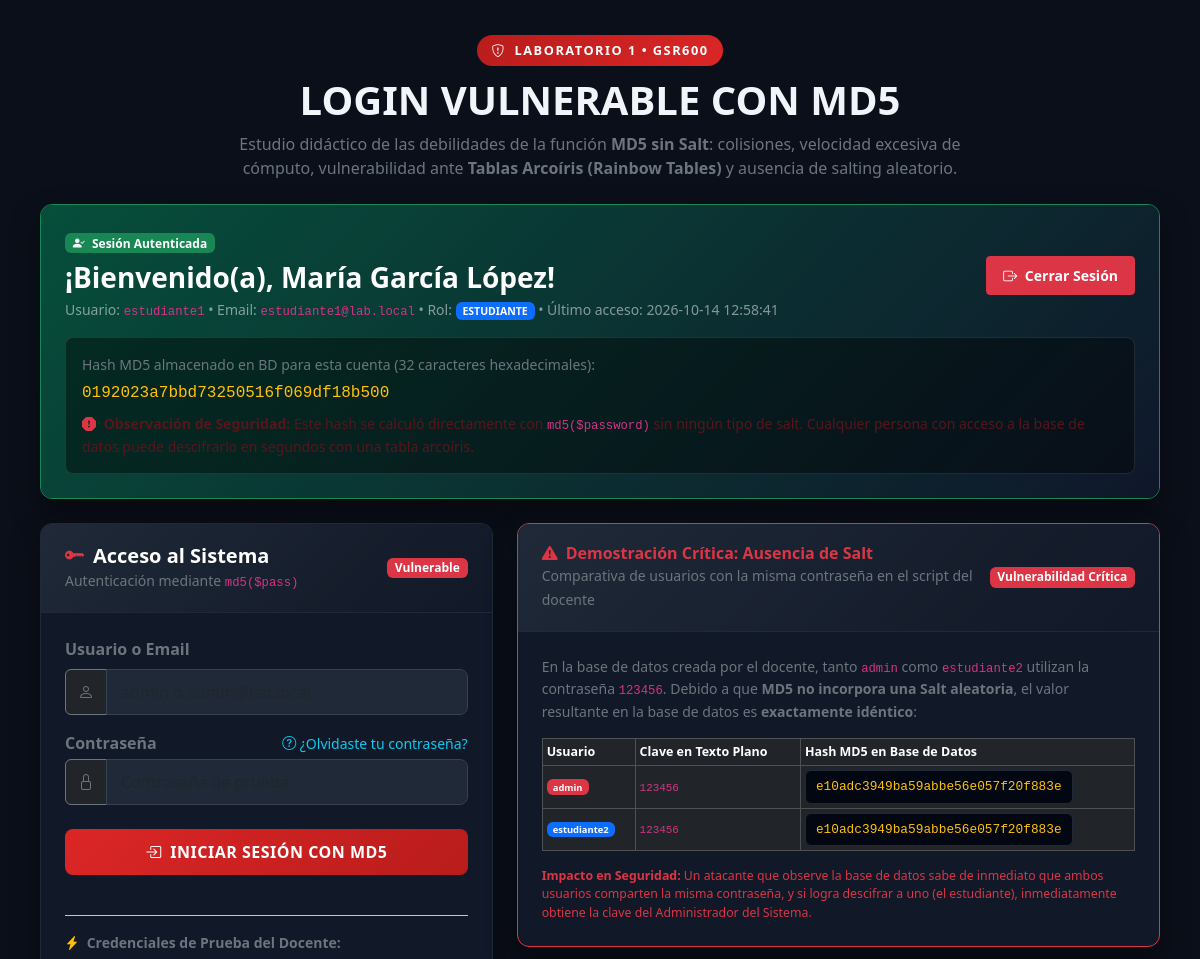
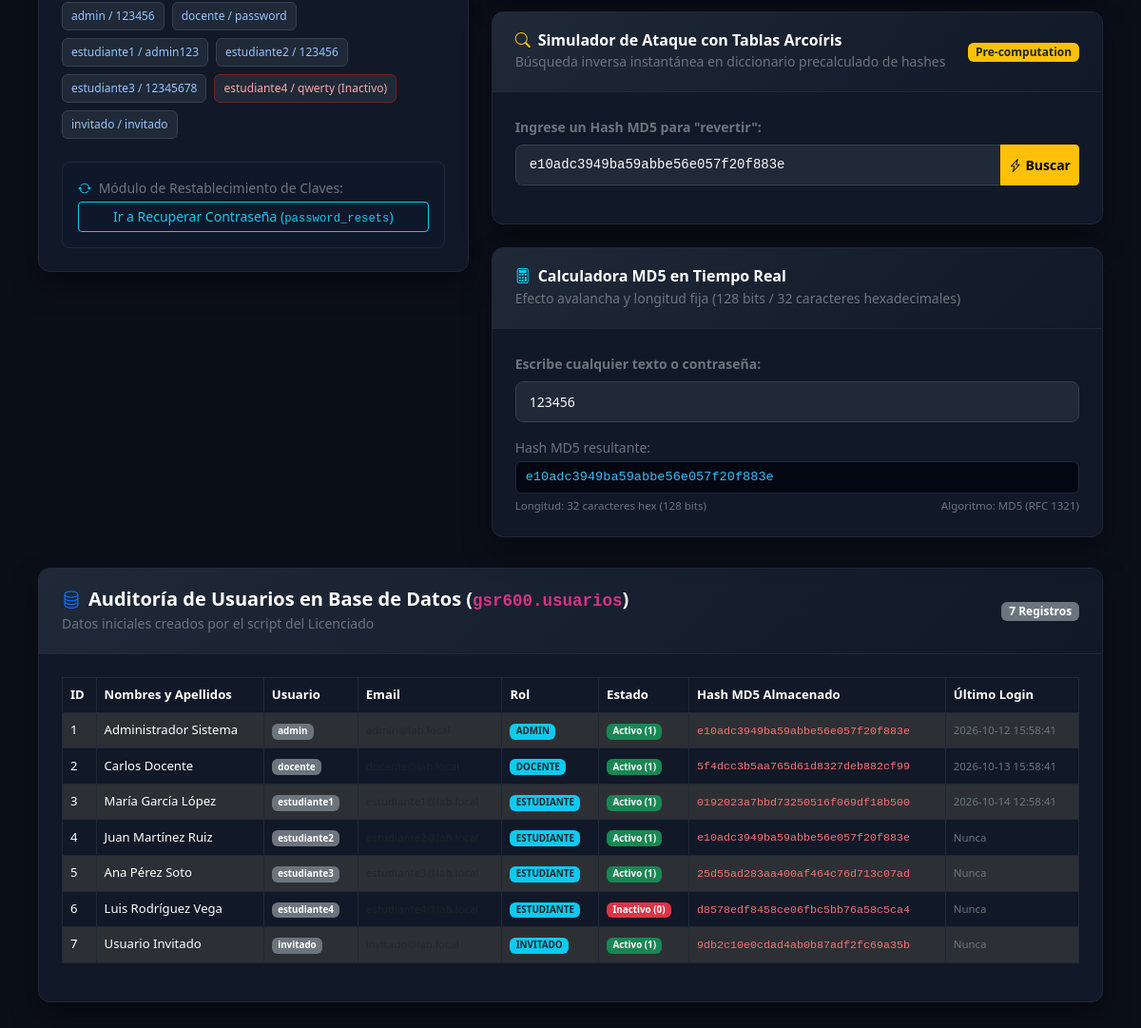
Page / (signed in) on the committed database (2 pictures, top to bottom).
### tables this page shows
CREATE TABLE `usuarios` (
    `id`              INT UNSIGNED NOT NULL AUTO_INCREMENT,
    `nombres`         VARCHAR(100) NOT NULL,
    `apellidos`       VARCHAR(100) NOT NULL,
    `usuario`         VARCHAR(50)  NOT NULL,
    `email`           VARCHAR(150) NOT NULL,
    `telefono`        VARCHAR(20)  DEFAULT NULL,
    `password`        VARCHAR(255) NOT NULL COMMENT 'LAB1: MD5 sin salt – intencionalmente vulnerable',
    `rol`             ENUM('admin','docente','estudiante','invitado') NOT NULL DEFAULT 'estudiante',
    `estado`          TINYINT(1) NOT NULL DEFAULT 1 COMMENT '1=activo, 0=inactivo',
    `fecha_registro`  DATETIME NOT NULL DEFAULT CURRENT_TIMESTAMP,
    `ultimo_login`    DATETIME DEFAULT NULL,
    PRIMARY KEY (`id`),
    UNIQUE KEY `uq_usuario` (`usuario`),
    UNIQUE KEY `uq_email` (`email`)
);

### index.php (the view, shortened to what the rows shown need)
<?php
require_once 'conexion.php';
$stmt_all = $pdo->query("SELECT id, nombres, apellidos, usuario, email, rol, estado, password, ultimo_login FROM usuarios ORDER BY id ASC");
$todos_usuarios = $stmt_all->fetchAll();
?>
<!DOCTYPE html>
<html lang="es">
<head>
    <link href="https://cdn.jsdelivr.net/npm/bootstrap@5.3.3/dist/css/bootstrap.min.css" rel="stylesheet">
    <link rel="stylesheet" href="https://cdn.jsdelivr.net/npm/bootstrap-icons@1.11.3/font/bootstrap-icons.min.css">
</head>
<body>
<div class="main-container">
    <div class="text-center mb-4">
        <h1 class="fw-bold tracking-tight mb-2">LOGIN VULNERABLE CON MD5</h1>
    </div>
    <div class="row g-4">
        <div class="col-lg-7">
            <div class="card-custom border-danger">
                <div class="p-4">
                    <div class="table-responsive">
                        <table class="table table-dark table-sm table-bordered align-middle" style="font-size:0.78rem;">
                            <thead>
                                <tr class="text-secondary">
                                    <th>Usuario</th>
                                    <th>Clave en Texto Plano</th>
                                    <th>Hash MD5 en Base de Datos</th>
                                </tr>
                            </thead>
                        </table>
                    </div>
                </div>
            </div>
        </div>
    </div>
    <div class="card-custom mt-2">
        <div class="p-4">
            <div class="table-responsive">
                <table class="table table-dark table-striped table-bordered table-dark-custom align-middle">
                    <thead>
                        <tr>
                            <th>ID</th>
                            <th>Nombres y Apellidos</th>
                            <th>Usuario</th>
                            <th>Email</th>
                            <th>Rol</th>
                            <th>Estado</th>
                            <th>Hash MD5 Almacenado</th>
                            <th>Último Login</th>
                        </tr>
                    </thead>
                    <tbody>
                        <?php foreach ($todos_usuarios as $u): ?>
                            <tr>
                                <td><?= htmlspecialchars((string)$u['id']) ?></td>
                                <td><?= htmlspecialchars($u['nombres'] . ' ' . $u['apellidos']) ?></td>
                                <td><span class="badge bg-secondary"><?= htmlspecialchars($u['usuario']) ?></span></td>
                                <td><small class="text-muted"><?= htmlspecialchars($u['email']) ?></small></td>
                                <td><span class="badge bg-info text-dark text-uppercase"><?= htmlspecialchars($u['rol']) ?></span></td>
                                <td>
                                    <?php if ((int)$u['estado'] === 1): ?>
                                        <span class="badge bg-success">Activo (1)</span>
                                    <?php else: ?>
                                        <span class="badge bg-danger">Inactivo (0)</span>
                                    <?php endif; ?>
                                </td>
                                <td><code style="font-size:0.73rem; color:#f87171;"><?= htmlspecialchars($u['password']) ?></code></td>
                                <td><small class="text-secondary"><?= htmlspecialchars($u['ultimo_login'] ?? 'Nunca') ?></small></td>
                            </tr>
                        <?php endforeach; ?>
                    </tbody>
                </table>
            </div>
        </div>
    </div>
</div>
</body>
</html>

### rows in the picture
usuarios: id "1", nombres+apellidos "Administrador Sistema", usuario "admin", rol "ADMIN", estado "Activo (1)", password "e10adc3949ba59abbe56e057f20f883e", ultimo_login "2026-10-12 15:58:41"
usuarios: id "2", nombres+apellidos "Carlos Docente", usuario "docente", rol "DOCENTE", estado "Activo (1)", password "5f4dcc3b5aa765d61d8327deb882cf99", ultimo_login "2026-10-13 15:58:41"
usuarios: id "3", nombres+apellidos "María García López", usuario "estudiante1", rol "ESTUDIANTE", estado "Activo (1)", password "0192023a7bbd73250516f069df18b500", ultimo_login "2026-10-14 12:58:41"
usuarios: id "4", nombres+apellidos "Juan Martínez Ruiz", usuario "estudiante2", rol "ESTUDIANTE", estado "Activo (1)", password "e10adc3949ba59abbe56e057f20f883e", ultimo_login "Nunca"
usuarios: id "5", nombres+apellidos "Ana Pérez Soto", usuario "estudiante3", rol "ESTUDIANTE", estado "Activo (1)", password "25d55ad283aa400af464c76d713c07ad", ultimo_login "Nunca"
usuarios: id "6", nombres+apellidos "Luis Rodríguez Vega", usuario "estudiante4", rol "ESTUDIANTE", estado "Inactivo (0)", password "d8578edf8458ce06fbc5bb76a58c5ca4", ultimo_login "Nunca"
usuarios: id "7", nombres+apellidos "Usuario Invitado", usuario "invitado", rol "INVITADO", estado "Activo (1)", password "9db2c10e0cdad4ab0b87adf2fc69a35b", ultimo_login "Nunca"

### other values in the picture
$_SESSION['nombres'] . ' ' . $_SESSION['apellidos'] "María García López"
$_SESSION['usuario'] "estudiante1"
$_SESSION['email'] "estudiante1@lab.local"
$_SESSION['rol'] "ESTUDIANTE"
$_SESSION['ultimo_login'] "2026-10-14 12:58:41"
$_SESSION['hash_md5'] "0192023a7bbd73250516f069df18b500"
count($todos_usuarios) "7"
